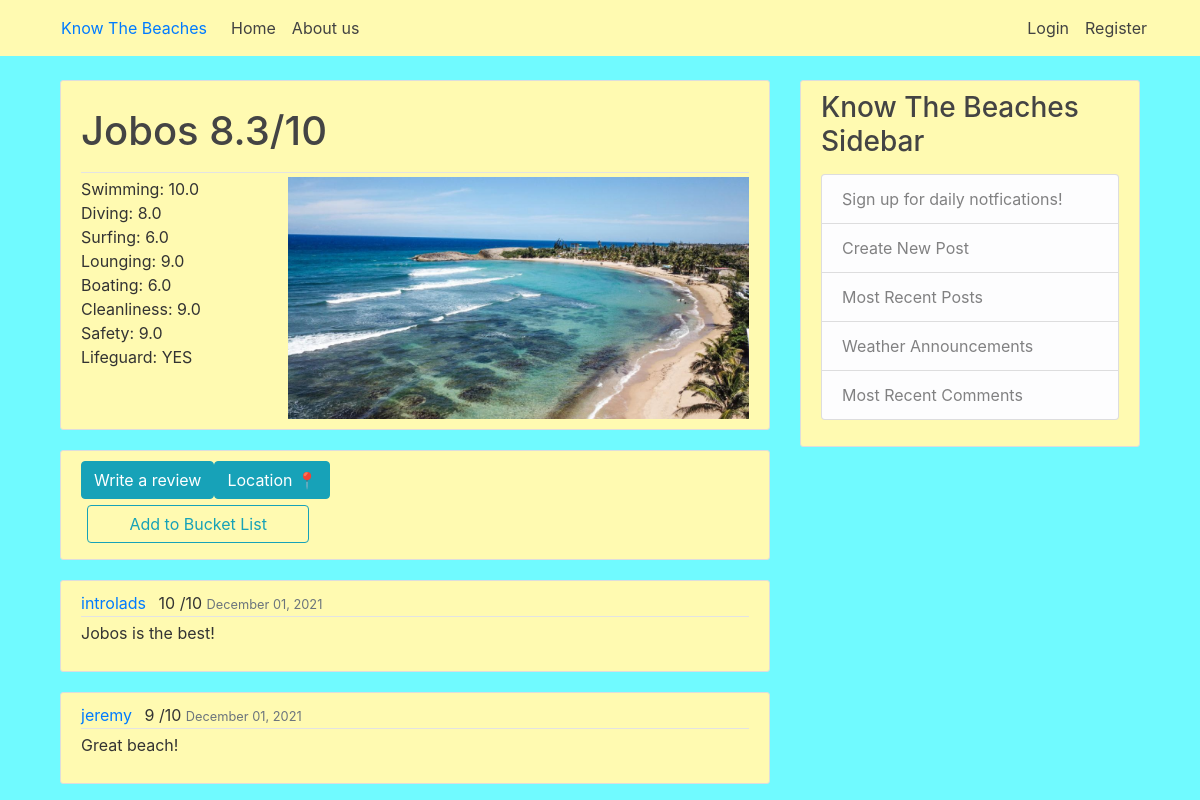
The page /beach/jobos/ on the database as committed earlier.
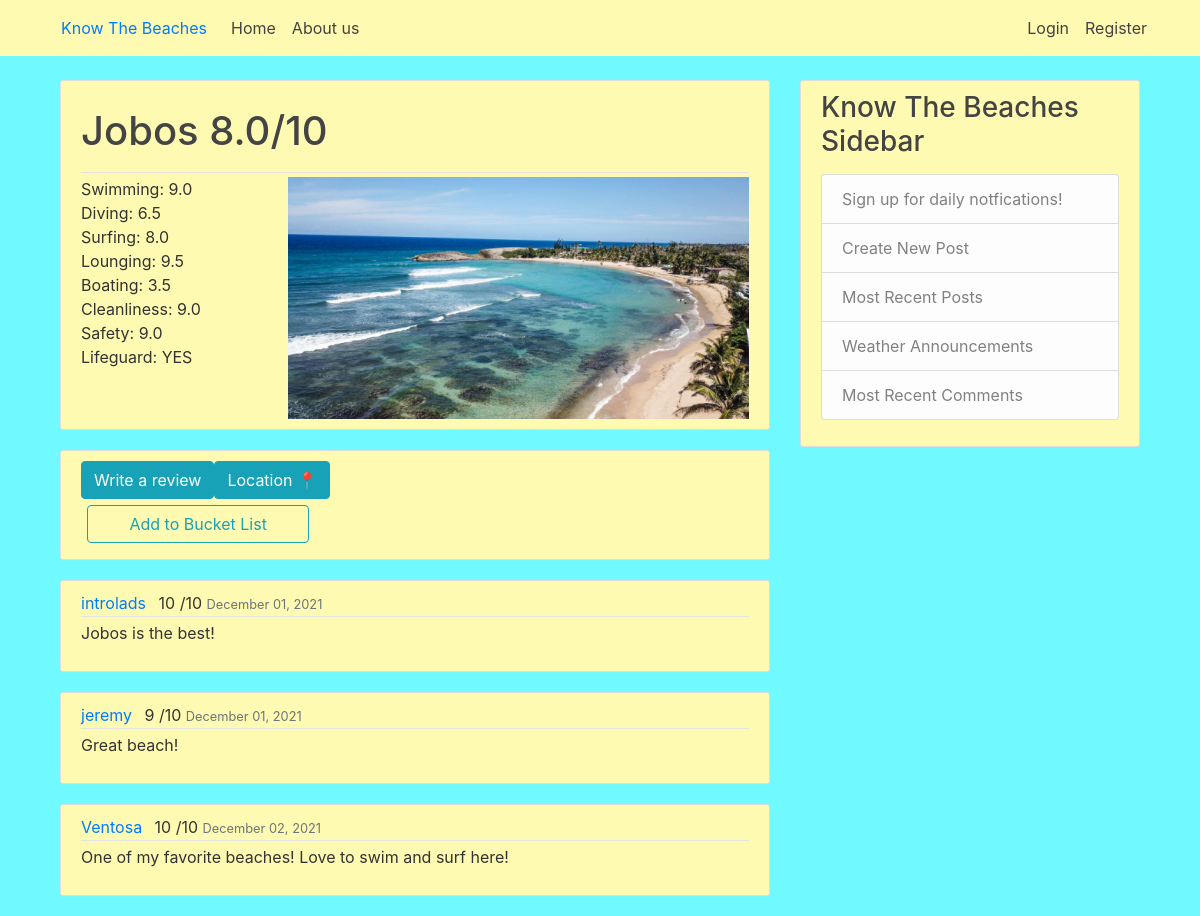
The same page on the database as committed later.
### beach/models.py (models this page shows, shortened)
class Beach(models.Model):
    name = models.CharField(max_length = 60)
    img = models.ImageField(upload_to='beach_pic', null = True)
    region = models.CharField(max_length = 2, choices=CHOICE_REGIONS) # N, NE, E, SE, S, SW, W, NW
    overallRating = models.DecimalField(max_digits=3, decimal_places=1, null = True, default=0)
    swimRating = models.DecimalField(max_digits=3, decimal_places=1, null = True, default=0)
    diveRating = models.DecimalField(max_digits=3, decimal_places=1, null = True, default=0)
    surfRating = models.DecimalField(max_digits=3, decimal_places=1, null = True, default=0)
    loungeRating = models.DecimalField(max_digits=3, decimal_places=1, null = True, default=0)
    boatRating = models.DecimalField(max_digits=3, decimal_places=1, null = True, default=0)
    isCleanRating = models.DecimalField(max_digits=3, decimal_places=1, null = True, default=0)
    safetyRating = models.DecimalField(max_digits=3, decimal_places=1, null = True, default=0)
    lifeguardRating = models.CharField(max_length = 3, choices=CHOICE_AVAILABLE, default= 'No')
    def __str__(self):
        return self.name

class Comment(models.Model):
        content = models.TextField()
        date_posted = models.DateTimeField(default = timezone.now)
        author = models.ForeignKey(User, on_delete = models.CASCADE)
        beach = models.ForeignKey(Beach, on_delete = models.CASCADE, null= True)

### beach/views.py (the view)
# urls.py: path('', views.display),
def display(request, beachName='Jobos'):
    beach = Beach.objects.filter(name=beachName).first
    prevRating = Rating.objects.filter(author__username = request.user.username).filter(beach__name = beachName)
    if request.method == 'POST':
        ratingForm = RatingForm(request.POST)
        commentForm = CommentForm(request.POST)
        if ratingForm.is_valid() and commentForm.is_valid() and prevRating.count() == 0:
            ratingForm.save()
            commentForm.save()
            average(request, beachName)
            messages.success(request, f'Your review was submitted!')
        else:
            messages.error(request, f'Something went wrong, your review was not sent')
        return HttpResponse("""<html><script>window.location.replace('/beach/""" + beachName + """/');</script></html>""")
    else: #get request
        ratingForm = RatingForm(initial = {'beach' : beach, 'author':  request.user})
        commentForm = CommentForm(initial = {'beach' : beach, 'author':  request.user})
        ratingForm.fields['beach'].widget = forms.HiddenInput()
        ratingForm.fields['author'].widget = forms.HiddenInput()
        commentForm.fields['beach'].widget = forms.HiddenInput()
        commentForm.fields['author'].widget = forms.HiddenInput()
        userRatings = {}
        for rating in Rating.objects.filter(beach__name = beachName):
            userRatings[rating.author.username] = rating.overall
        context = {
            'comments': Comment.objects.filter(beach__name=beachName)[:commentAmount], #front-end needs button that modifies the commentAmount variable
            'beach': beach,
            'ratingForm': ratingForm,
            'commentForm' : commentForm,
            'userRatings' : userRatings,
            'request' : request
        }
        return render(request, 'beach/display.html', context)

### templates/beach/display.html (shortened to what this page needs)
{% extends "base.html" %}
{% load crispy_forms_tags %}
{% block content %}
<article class="media content-section">
  <div class="media-body">
    <div class="article-metadata">
      <p><h1>{{ beach | title}} {{beach.overallRating}}/10</h1></p>
    </div>
    <div>
      <img src="{{beach.img.url}}" alt="image not found" width="69%" align="right">
    </div>
    <div>
      <div><a> Swimming: {{ beach.swimRating}}</a></div>
      <div><a> Diving: {{ beach.diveRating}}</a></div>
      <div><a> Surfing: {{ beach.surfRating}}</a></div>
      <div><a> Lounging: {{ beach.loungeRating}}</a></div>
      <div><a> Boating: {{ beach.boatRating}}</a></div>
      <div><a> Cleanliness: {{ beach.isCleanRating}}</a></div>
      <div><a> Safety: {{ beach.safetyRating}}</a></div>
      <div><a> Lifeguard: {{ beach.lifeguardRating}}</a></div>
    </div>
  </div>
</article>
<article class="media content-section">
  <div class="media-body">
    <a data-toggle = "modal" data-target = "#reviewModal">
      <div class="form-inline">
        <form action="{% url 'beach' beach.name %}review" class = "form-inline" role = "form">
        <div class = "form-group">
          <button class="btn btn-info " type="button" id="MenuButton1">
            Write a review
          </button>
            <button class="btn btn-info" type="button" id="MenuButton3">
              Location 📍
            </button>
          </a>
        </div>
      </div>
    <form action="{% url 'beach' beach.name %}add" class="form-inline" role="form">
      <div class="form-group">
        <button style="margin: 6px;" class="btn btn-outline-info" type="btn">ㅤㅤAdd to Bucket Listㅤㅤ</button>
      </div>
    </form>
  </div>
    {% for comment in comments %}
    <article class="media content-section">
        <div class="media-body">
          <div class="article-metadata">
            <a class="mr-2" href="{% url 'profile' comment.author %}">{{ comment.author }}</a>
            <a>{{userRatings | get:comment.author.username}} /10</a>
            <small class="text-muted">{{ comment.date_posted|date:"F d, Y" }}</small>
          </div>
          <p class="article-content">{{ comment.content }}</p>
        </div>
      </article>
    {% endfor %}
{% endblock content %}

Rows that differ between the two databases and show on the page:
changed Beach "Jobos": overallRating "8.3" → "8.0"; swimRating "10.0" → "9.0"; diveRating "8.0" → "6.5"; surfRating "6.0" → "8.0"; loungeRating "9.0" → "9.5"; boatRating "6.0" → "3.5"
added Comment: author "Ventosa", author.username "10", date_posted "December 02, 2021", content "One of my favorite beaches! Love to swim and surf here!"
